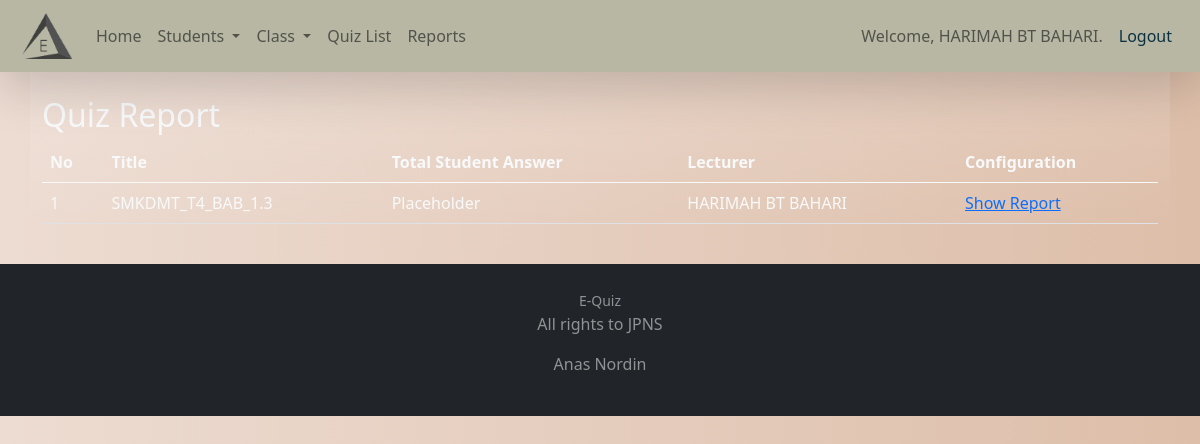
/lecturer/quiz_report.php (signed in), run on the app's committed database.
### tables this page shows
CREATE TABLE `user` (
  `u_id` int(11) NOT NULL,
  `user_name` varchar(150) NOT NULL,
  `u_username` varchar(30) NOT NULL,
  `u_password` varchar(35) NOT NULL,
  `u_access_lvl` tinyint(4) NOT NULL,
  `date_updated` datetime NOT NULL DEFAULT current_timestamp() ON UPDATE current_timestamp()
);

CREATE TABLE `quiz_list` (
  `id` int(11) NOT NULL,
  `title` varchar(150) NOT NULL,
  `points` int(11) NOT NULL,
  `timer` int(11) NOT NULL,
  `u_id` int(11) NOT NULL,
  `is_active` int(11) NOT NULL COMMENT 'active = 1\r\nnot active = 0',
  `quiz_pw` varchar(50) DEFAULT NULL,
  `date_updated` datetime NOT NULL DEFAULT current_timestamp() ON UPDATE current_timestamp()
);

### lecturer/quiz_report.php (the view, shortened to what this page needs)
<?php
include('lecturer_header.php');
include('../inc/database.php');
$sql = "SELECT * FROM quiz_list WHERE u_id = $user_id ORDER BY title ASC";
$query=$conn->query($sql);
?>
<div class="container text-light bg-gradient">
    <br>
    <h2>
        Quiz Report </h2>
    <table class="table text-light">
        <thead>
            <tr>
                <th>No</th>
                <th>Title</th>
                <th>Total Student Answer</th>
                <th>Lecturer </th>
                <th>Configuration</th>
            </tr>
        </thead>
        <tbody>
            <?php
            $no=1;
            while($row=mysqli_fetch_assoc($query)):
            ?>
            <tr>
                <td><?php echo $no ?></td>
                <td><?php echo $row['title'] ?></td>
                <td>Placeholder</td>
                <td>
                <?php
                    $userid = $row['u_id'];
                    $sql_name = 'SELECT user_name FROM user WHERE u_id=' . $userid . '';
                    $query_name=$conn->query($sql_name);
                    $row_name = mysqli_fetch_assoc($query_name);
                    echo $row_name['user_name'];
                    ?>
                </td>
                <td>
                    <a href="?id=<?php echo $row['id'] ?>">Show Report</a>
                </td>
            </tr>
            <?php
                $no++;
                    endwhile;
            ?>
        </tbody>
    </table>
</div>
<?php include("lecturer_footer.php") ?>

### lecturer/lecturer_header.php (shortened to what this page needs)
<?php
if(!isset($_SESSION['user_id']))
{
    header('Location:../adminlogin.php');
}
else
{
    $user_id=$_SESSION['user_id'];
}
include('../inc/database.php');
$sql="SELECT * FROM user WHERE u_id = " . $_SESSION['user_id'] . " ";
$query=$conn->query($sql);
$call=mysqli_fetch_assoc($query);
?>
<!DOCTYPE html>
<html lang="en">
    <head>
        <link href="https://cdn.jsdelivr.net/npm/bootstrap@5.0.2/dist/css/bootstrap.min.css" rel="stylesheet">
        <link rel="stylesheet" href="https://cdn.jsdelivr.net/npm/bootstrap-icons@1.7.2/font/bootstrap-icons.css">
        <link rel="stylesheet" href="https://cdn.jsdelivr.net/npm/select2@4.1.0-rc.0/dist/css/select2.min.css" />
        <link rel="stylesheet" href="https://cdn.jsdelivr.net/npm/select2-bootstrap-5-theme@1.2.0/dist/select2-bootstrap-5-theme.min.css" />
    </head>
    <body class="bg-dark">
    <nav class="navbar navbar-expand-lg navbar-light bg-style shadow-lg">
        <div class="container-fluid">
            <a class="navbar-brand" href="index.php">
                <img src="../assets/logo_equiz_no_text.png" style="width:50px; margin-left: 10px;">
            </a>
            <div class="collapse navbar-collapse" id="navbarText">
                <ul class="navbar-nav me-auto mb-2 mb-lg-0">
                    <li class="nav-item active">
                        <a class="nav-link" href="index.php">Home</a>
                    </li>
                    <li class="nav-item dropdown">
                        <a class="nav-link dropdown-toggle" href="#" role="button" data-bs-toggle="dropdown" aria-expanded="false">
                            Students
                        </a>
                    </li>
                    <li class="nav-item dropdown">
                        <a class="nav-link dropdown-toggle" href="#" role="button" data-bs-toggle="dropdown" aria-expanded="false">
                            Class
                        </a>
                    </li>
                    <li class="nav-item active">
                        <a class="nav-link" href="quiz_list.php?page=1">Quiz List</a>
                    </li>
                    <li class="nav-item active">
                        <a class="nav-link" href="reports.php">Reports</a>
                    </li>
                </ul>
                <span class="navbar-text">
                    <?php echo "Welcome, ".$call['user_name']. "." ?>
                </span>
                <span class="navbar-text">
                    <a class="nav-link" style="color: #0B3142;" href="logout.php">Logout</a>
                </span>
            </div>
        </div>
    </nav>

### lecturer/lecturer_header.php (style rules this page uses)
.bg-style { background-color: #B7B7A4; }
html, body, .intro { height: 100%; }
table td, table th { text-overflow: ellipsis; white-space: nowrap; overflow: hidden; }

### lecturer/lecturer_footer.php (style rules this page uses)
html, body { height: 100%; }
body { background: linear-gradient(to left, #DDBEA9 , #EDDCD2); }

### data on the page
user: user_name "HARIMAH BT BAHARI"
quiz_list: title "SMKDMT_T4_BAB_1.3", u.user_name "HARIMAH BT BAHARI"
